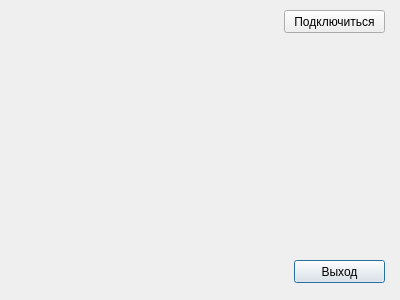
<?xml version="1.0" encoding="UTF-8"?>
<ui version="4.0">
 <class>Dialog</class>
 <widget class="QDialog" name="Dialog">
  <property name="geometry">
   <rect>
    <x>0</x>
    <y>0</y>
    <width>400</width>
    <height>300</height>
   </rect>
  </property>
  <property name="windowTitle">
   <string>Фонарь (клиент)</string>
  </property>
  <widget class="QPushButton" name="ButtonClose">
   <property name="geometry">
    <rect>
     <x>294</x>
     <y>260</y>
     <width>91</width>
     <height>23</height>
    </rect>
   </property>
   <property name="text">
    <string>Выход</string>
   </property>
  </widget>
  <widget class="QWidget" name="gridLayoutWidget">
   <property name="geometry">
    <rect>
     <x>10</x>
     <y>10</y>
     <width>161</width>
     <height>131</height>
    </rect>
   </property>
   <layout class="QGridLayout" name="gridLayout"/>
  </widget>
  <widget class="QPushButton" name="ButtonConnect">
   <property name="geometry">
    <rect>
     <x>284</x>
     <y>10</y>
     <width>101</width>
     <height>23</height>
    </rect>
   </property>
   <property name="text">
    <string>Подключиться</string>
   </property>
  </widget>
 </widget>
 <layoutdefault spacing="6" margin="11"/>
 <resources/>
 <connections/>
</ui>
